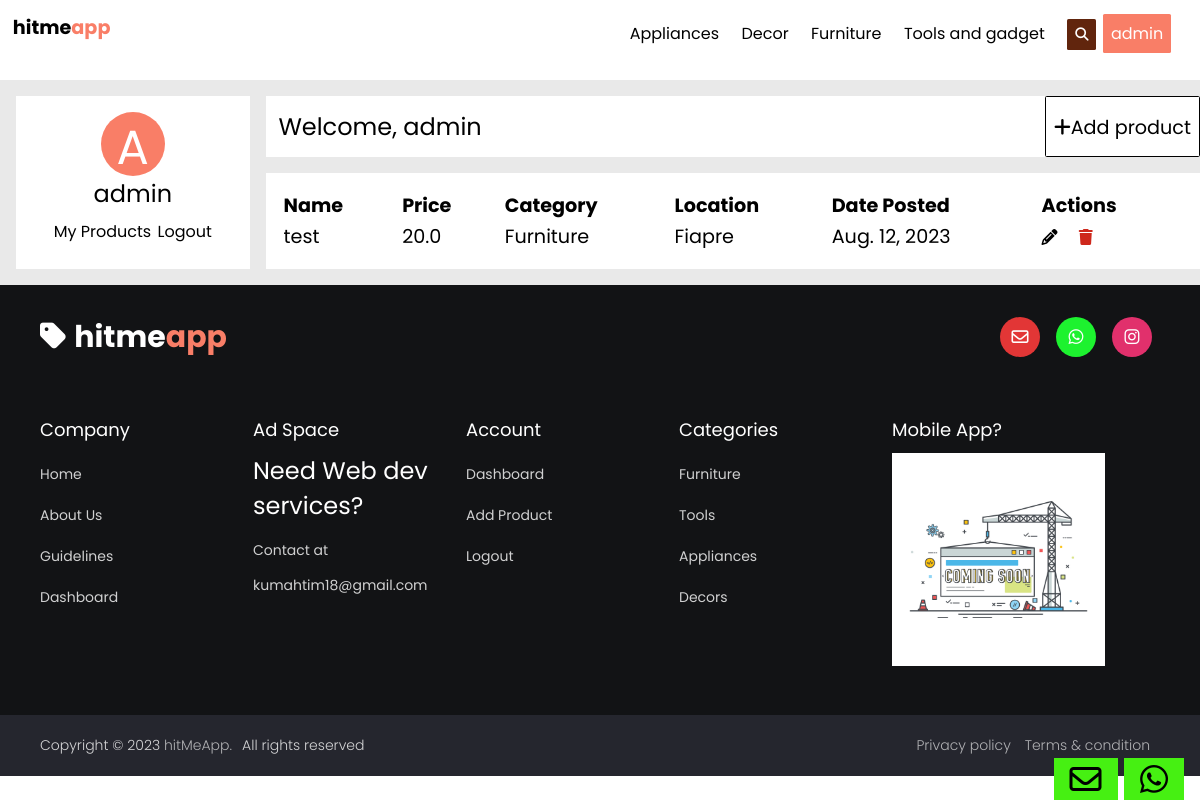
The page /dashboard/ (signed in) on the database its author committed.
### users/models.py (models this page shows, shortened)
class Product(models.Model):
    CATEGORY = (
        ('Furniture','Furniture'),
        ('Appliances','Appliances'),
        ('Decor','Decor'),
        ('Tools','Tools'),
        )
    owner_id = models.CharField(max_length=100)
    name =  models.CharField(max_length=100)
    location = models.name = models.CharField(max_length=100)
    price = models.FloatField(max_length=100)
    category = models.CharField(max_length=100,choices=CATEGORY)
    desc = models.TextField(max_length=200)
    date_posted = models.DateField(auto_now_add=True)
    contact =  models.PositiveIntegerField(validators=[RegexValidator(regex='^.{9}$', message='Length has to be 10', code='nomatch')])
    image = models.ImageField(upload_to='images/', )
    class Meta:
        ordering=['-date_posted',]

### users/views.py (the view)
# urls.py: path('dashboard/', views.dashboard, name='dashboard'),
@login_required
def dashboard(request):
    products  = Product.objects.filter(owner_id=request.user.email)
    tags = Tags.objects.all()
    context = {
        'name':request.user,
        'products':products,
        'tags':tags,
        }
    return render(request,'users/dashboard.html',context)

### users/templates/users/dashboard.html (shortened to what this page needs)
{%extends 'users/base.html'%}
{%load static%}
{%block content%}
    <div class="dashboard">
        <div class="wrapper">
            <div class="profile">
                <div class="avatar">{{name|make_list|first|capfirst}}</div>
                <p>{{name}}</p>
                <a href="{%url 'dashboard'%}">My Products</a>
                <a href="{%url 'logout'%}">Logout</a>
            </div>
            <div class="header"><p>Welcome, {{name}} </p>
                <a href="{%url 'create'%}" class="btn y"><i class="fa-solid fa-plus"></i>Add product</a>
            </div>
            <table class="table">
                <tr>
                    <th>Name</th>
                    <th>Price</th>
                    <th>Category</th>
                    <th>Location</th>
                    <th>Date Posted</th>
                    <th>Actions</th>
                </tr>
                {%for product in products%}
                <tr id="{{product.id}}">
                    <td>{{product.name}}</td>
                    <td>{{product.price}}</td>
                    <td>{{product.category}}</td>
                    <td>{{product.location}}</td>
                    <td>{{product.date_posted}}</td>
                    <td>
                        <a href="{%url 'update' product.id%}"><i class="fa-solid fa-pencil"></i></a>
                        <a onclick="displayModal(this,'{{product.name}}',{{product.id}})"><i class="fa-solid fa-trash" style="color: #ce281c;"></i></a>
                    </td>
                </tr>
                {%endfor%}
            </table>
        </div>
    </div>
{%endblock%}

### users/templates/users/base.html (shortened to what this page needs)
{%load static%}
<!DOCTYPE html>
<html lang="en">
{%include 'users/head.html'%}
<body>
    {% load socialaccount %}
<div class="contact">
    <a href="mailto:"><i class="fa-regular fa-2x fa-envelope"></i></a>
    <a href="https://wa.me/233272061049"><i class="fa-brands fa-2x fa-whatsapp"></i></a>
</div>
<div  class="navbar">
    <div class="wrapper">
        <a style="font-size: 1.2rem;" href="{%url 'index'%}" class="logo">hitme<span>app</span></a>
        <ul>
            <a href="{%url 'products' 'Appliances'%}">Appliances</a>
            <a href="{%url 'products' 'Decor'%}">Decor</a>
            <a href="{%url 'products' 'Furniture'%}">Furniture</a>
            <a href="{%url 'products' 'Tools'%}">Tools and gadget</a>
            <button class="btn btn-secondary"><i class="fa-solid fa-magnifying-glass"></i></button>
            {%if not user.is_authenticated%}
            <a href="{% provider_login_url 'google' %}?next=/" class="btn btn-primary">Get Started</a>
            {%else%}
            <a class="btn btn-primary" href="{%url 'dashboard'%}">{{user}}</a>
            {%endif%}
            </ul>
    </div>
</div>
{%block content%}
{%endblock%}
{%include 'users/footer.html'%}
</body>

### users/templates/users/head.html (shortened to what this page needs)
{%load static%}
<head>
    <link rel="stylesheet" href="{% static 'css/styles.css'%}">
    <link rel="stylesheet" href="{% static 'css/footerstyle.css'%}">
</head>

### users/templates/users/delete.html (shortened to what this page needs)
{%load static%}

### users/templates/users/footer.html
{%load static%}
{% load socialaccount %}
<footer>
    <div class="content">
      <div class="top">
        <div class="logo-details">
            <i class="fa-solid fa-tag"></i>
          <span class="logo">hitme<span>app</span></span>
        </div>
        <div class="media-icons">
          <a href="#"><i class="fa-regular fa-envelope"></i></a>
          <a href="#"><i class="fab fa-whatsapp"></i></a>
          <a href="#"><i class="fab fa-instagram"></i></a>
        </div>
      </div>
      <div class="link-boxes">
        <ul class="box">
          <li class="link_name">Company</li>
          <li><a href="{%url 'index'%}">Home</a></li>
          <li><a href="{%url 'about'%}">About Us</a></li>
          <li><a href="{%url 'about'%}">Guidelines</a></li>
          {%if not user.is_authenticated%}
        <li><a href="{% provider_login_url 'google' %}?next=/">Get Started</a></li>
        {%else%}
        <li><a href="{%url 'dashboard'%}">Dashboard</a></li>
        {%endif%}
        </ul>
        <ul class="box">
          <li class="link_name">Ad Space</li>
          <p style="color:white">Need Web dev services?</p>
          <li><a>Contact at kumahtim18@gmail.com</a></li>
        </ul>
        <ul class="box">
            <li class="link_name">Account</li>
            <li><a href="{%url 'dashboard'%}">Dashboard</a></li>
            <li><a href="{%url 'create'%}">Add Product</a></li>
            {%if user.is_authenticated%}
            <li><a href="{%url 'logout'%}">Logout</a></li>
            {%endif%}
        </ul>
        <ul class="box">
          <li class="link_name">Categories</li>
          <li><a href="{%url 'products' 'Furniture'%}">Furniture </a></li>
          <li><a href="{%url 'products' 'Tools'%}">Tools</a></li>
          <li><a href="{%url 'products' 'Appliances'%}">Appliances</a></li>
          <li><a href="{%url 'products' 'Decor'%}">Decors</a></li>
        </ul>
        <ul class="box input-box">
          <li class="link_name">Mobile App?</li>
          <img src="{%static 'images/comingsoon.jpg'%}" alt="">
        </ul>
      </div>
    </div>
    <div class="bottom-details">
      <div class="bottom_text">
        <span class="copyright_text">Copyright &#169; 2023 <a href="#">hitMeApp.</a>All rights reserved</span>
        <span class="policy_terms">
          <a href="#">Privacy policy</a>
          <a href="#">Terms & condition</a>
        </span>
      </div>
    </div>
  </footer>

### users/templates/users/scripts.html (shortened to what this page needs)
{%load static%}

### static/css/styles.css (style rules this page uses)
html { scroll-behavior: smooth; }
* { margin: 0px 0px; padding: 0px 0px; box-sizing: border-box; }
body { font-size: 1.5rem; font-family: "Poppins", serif; }
a { color: black; text-decoration: none; font-size: 1rem; transition: 0.1s; }
img { width: 100%; -o-object-fit: cover; object-fit: cover; }
.logo { font-weight: bold; }
.logo span { color: #f97e67; }
.btn { padding: 0.5rem; border: none; border-radius: 0.1rem; cursor: pointer; transition: 0.1s; }
.btn-primary { background-color: #f97e67; color: white; }
.btn-secondary { background-color: #61250d; color: white; }
.wrapper { max-width: 1200px; margin: auto; }
.navbar { width: 100%; padding: 0.8rem; position: fixed; top: 0; -webkit-backdrop-filter: saturate(180%) blur(5px); backdrop-filter: saturate(180%) blur(5px); z-index: 999; }
.navbar .wrapper { display: flex; justify-content: space-between; }
.navbar ul > a { margin-right: 1rem; }
.contact { position: fixed; bottom: 0; right: 1rem; }
.contact a { background-color: rgb(70, 240, 18); padding: 1rem; }
.dashboard { margin-top: 5rem; background-color: rgb(233, 233, 233); padding: 1rem; }
.dashboard .wrapper { display: grid; grid-template-columns: 20% 80%; gap: 1rem; grid-template-areas: "profile header" "profile content"; }
.dashboard .wrapper .header { background-color: rgb(255, 255, 255); grid-area: header; display: flex; justify-content: space-between; gap: 1rem; }
.dashboard .wrapper .header p { padding: 0.8rem; }
.dashboard .wrapper .header .btn { font-size: 1.2rem; border: 1px solid black; padding-top: 1rem; }
.dashboard .wrapper .profile { grid-area: profile; background-color: rgb(255, 255, 255); text-align: center; padding: 1rem; }
.dashboard .wrapper .profile .avatar { background-color: #f97e67; border-radius: 50%; margin: auto; color: white; width: 4rem; height: 4rem; font-size: 3rem; }
.dashboard .table { background-color: white; font-size: 1.2rem; padding: 1rem; }
.dashboard .table th { text-align: left; background-color: rgb(255, 255, 255); }
.dashboard .table th, .dashboard .table td { padding-right: 1rem; }
.dashboard .table th a, .dashboard .table td a { padding-right: 1rem; }

### static/css/footerstyle.css (style rules this page uses)
footer { background: #121315; width: 100%; }
footer .content { max-width: 1250px; margin: auto; padding: 30px 40px 40px 40px; }
footer .content .top { display: flex; align-items: center; justify-content: space-between; margin-bottom: 50px; }
.content .top .logo-details { color: #fff; font-size: 30px; }
.content .top .media-icons { display: flex; }
.content .top .media-icons a { height: 40px; width: 40px; margin: 0 8px; border-radius: 50%; text-align: center; line-height: 40px; color: #fff; font-size: 17px; text-decoration: none; transition: all 0.4s ease; }
.top .media-icons a:nth-child(1) { background: #e23636; }
.top .media-icons a:nth-child(2) { background: #1df22f; }
.top .media-icons a:nth-child(3) { background: #E1306C; }
footer .content .link-boxes { width: 100%; display: flex; justify-content: space-between; }
footer .content .link-boxes .box { width: calc(100% / 5 - 10px); }
.content .link-boxes .box .link_name { color: #fff; font-size: 18px; font-weight: 400; margin-bottom: 10px; position: relative; }
.content .link-boxes .box li { margin: 6px 0; list-style: none; }
.content .link-boxes .box li a { color: #fff; font-size: 14px; font-weight: 400; text-decoration: none; opacity: 0.8; transition: all 0.4s ease }
.content .link-boxes .input-box { margin-right: 55px; }
footer .bottom-details { width: 100%; background: #25262e; }
footer .bottom-details .bottom_text { max-width: 1250px; margin: auto; padding: 20px 40px; display: flex; justify-content: space-between; }
.bottom-details .bottom_text span, .bottom-details .bottom_text a { font-size: 14px; font-weight: 300; color: #fff; opacity: 0.8; text-decoration: none; }
.bottom-details .bottom_text a { margin-right: 10px; }

### rows shown on the page
Product: name "test", price "20.0", category "Furniture", location "Fiapre", date_posted "Aug. 12, 2023"

### other values the page prints
{{ user }} "admin"
{{ name|make_list|first|capfirst }} "A"
{{ name }} "admin"
